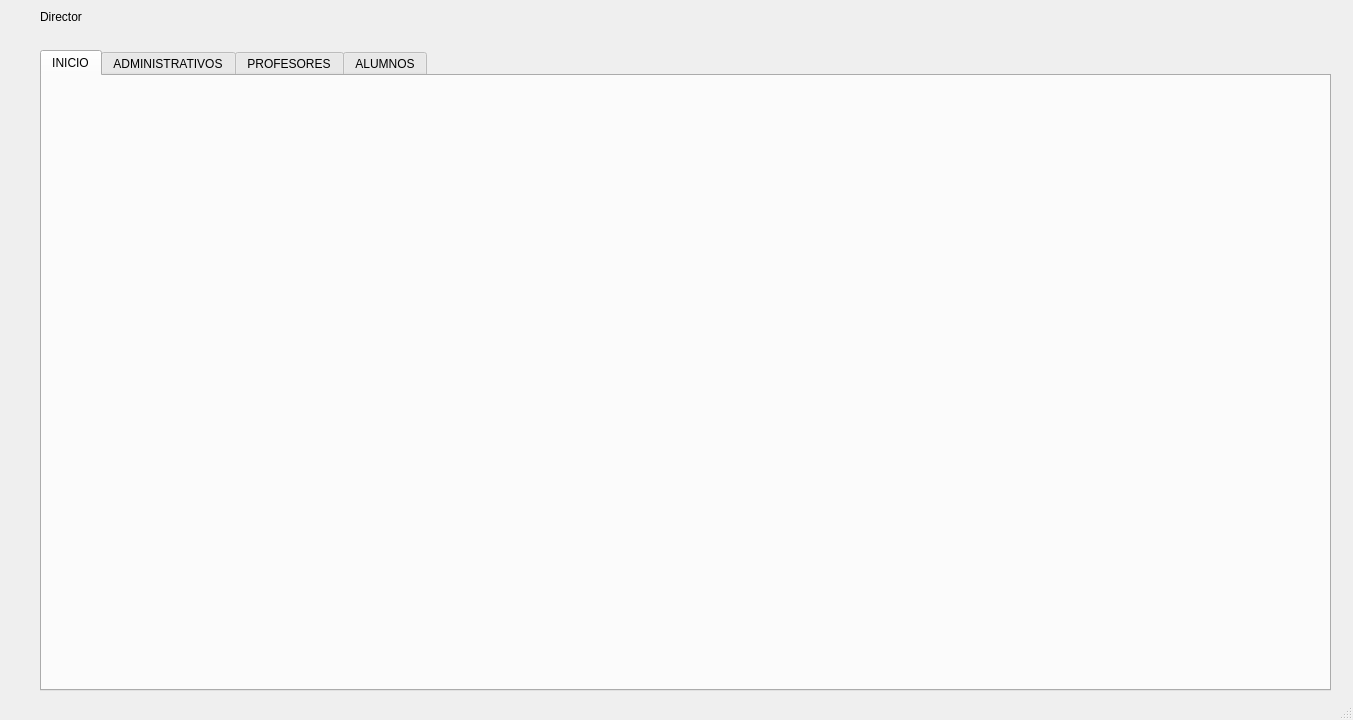
<?xml version="1.0" encoding="UTF-8"?>
<ui version="4.0">
 <class>director_window</class>
 <widget class="QMainWindow" name="director_window">
  <property name="geometry">
   <rect>
    <x>0</x>
    <y>0</y>
    <width>1353</width>
    <height>720</height>
   </rect>
  </property>
  <property name="windowTitle">
   <string>MainWindow</string>
  </property>
  <widget class="QWidget" name="centralwidget">
   <widget class="QTabWidget" name="tabWidget">
    <property name="geometry">
     <rect>
      <x>40</x>
      <y>50</y>
      <width>1291</width>
      <height>641</height>
     </rect>
    </property>
    <property name="currentIndex">
     <number>0</number>
    </property>
    <widget class="QWidget" name="tab">
     <attribute name="title">
      <string>INICIO</string>
     </attribute>
    </widget>
    <widget class="QWidget" name="tab_2">
     <attribute name="title">
      <string>ADMINISTRATIVOS</string>
     </attribute>
     <widget class="QTableWidget" name="tableWidget">
      <property name="geometry">
       <rect>
        <x>40</x>
        <y>40</y>
        <width>661</width>
        <height>381</height>
       </rect>
      </property>
      <column>
       <property name="text">
        <string>ID</string>
       </property>
      </column>
      <column>
       <property name="text">
        <string>NOMBRES</string>
       </property>
      </column>
      <column>
       <property name="text">
        <string>APELLIDOS</string>
       </property>
      </column>
      <column>
       <property name="text">
        <string>CARGO</string>
       </property>
      </column>
      <column>
       <property name="text">
        <string>TELF</string>
       </property>
      </column>
     </widget>
    </widget>
    <widget class="QWidget" name="tab_3">
     <attribute name="title">
      <string>PROFESORES</string>
     </attribute>
     <widget class="QTableWidget" name="tableWidget_2">
      <property name="geometry">
       <rect>
        <x>40</x>
        <y>40</y>
        <width>661</width>
        <height>381</height>
       </rect>
      </property>
      <column>
       <property name="text">
        <string>ID</string>
       </property>
      </column>
      <column>
       <property name="text">
        <string>NOMBRES</string>
       </property>
      </column>
      <column>
       <property name="text">
        <string>APELLIDOS</string>
       </property>
      </column>
      <column>
       <property name="text">
        <string>PROFESION</string>
       </property>
      </column>
      <column>
       <property name="text">
        <string>GRADO PROFESIONAL</string>
       </property>
      </column>
      <column>
       <property name="text">
        <string/>
       </property>
      </column>
     </widget>
    </widget>
    <widget class="QWidget" name="tab_4">
     <attribute name="title">
      <string>ALUMNOS</string>
     </attribute>
     <widget class="QTableWidget" name="tableWidget_3">
      <property name="geometry">
       <rect>
        <x>40</x>
        <y>40</y>
        <width>661</width>
        <height>381</height>
       </rect>
      </property>
      <column>
       <property name="text">
        <string>ID</string>
       </property>
      </column>
      <column>
       <property name="text">
        <string>NOMBRES</string>
       </property>
      </column>
      <column>
       <property name="text">
        <string>APELLIDOS</string>
       </property>
      </column>
      <column>
       <property name="text">
        <string>CARRERA</string>
       </property>
      </column>
     </widget>
    </widget>
   </widget>
   <widget class="QLabel" name="label">
    <property name="geometry">
     <rect>
      <x>40</x>
      <y>10</y>
      <width>46</width>
      <height>13</height>
     </rect>
    </property>
    <property name="text">
     <string>Director</string>
    </property>
   </widget>
  </widget>
  <widget class="QStatusBar" name="statusbar"/>
 </widget>
 <resources/>
 <connections/>
</ui>
